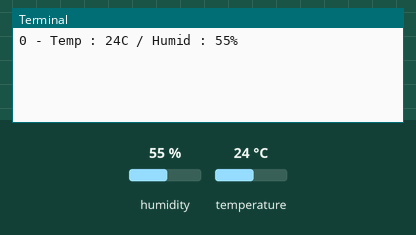
Recording of a program running on a simulated Raspberry Pi (BCM pin numbers). Shown: the last lines printed to the terminal. The inputs (shaded band) are chosen by the test bench; at power-on: humidity 55 %, temperature 24 °C.

Above: at 1.2 s.
1.3 s: humidity set to 22 %
At 3.7 s:
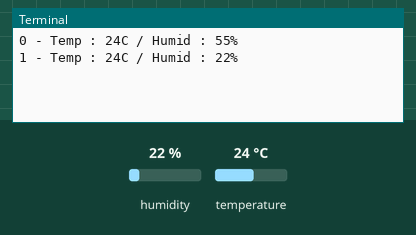
4.3 s: temperature set to 12 °C
At 6.1 s:
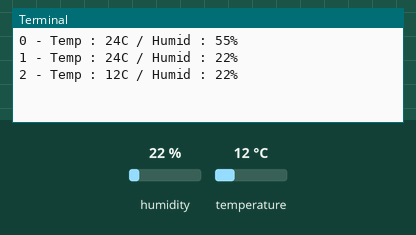
7.3 s: humidity set to 40 %
At 9.7 s:
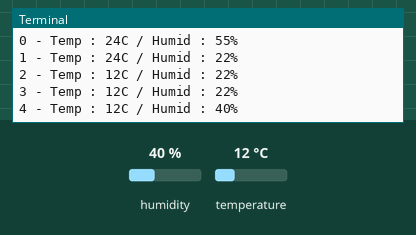
Timing chart, 0 to 11.2 s (numbered marks = the images above; inputs shaded):
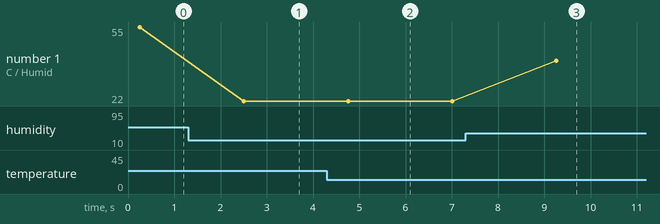

Measured:
- after the input at 1.3 s, the terminal: prints a new line after 1.2 s (image 1)
- after the input at 4.3 s, the terminal: prints a new line after 0.46 s (image 2)
- after the input at 7.3 s, the terminal: prints a new line after 2.0 s (image 3)
- plotted number 1: 55 → 22 after the input at 1.3 s, 22 → 40 after the input at 7.3 s

The program:

aaa.py
```python
# dht11_test.py
import adafruit_dht
import time
import RPi.GPIO as GPIO
import board

log_num = 0
sensor_pin = 25
GPIO.setmode(GPIO.BCM)
GPIO.setup(sensor_pin, GPIO.IN)
dhtDevice = adafruit_dht.DHT11(board.D25) # Problem!!

while (True):
    try:
        temp = dhtDevice.temperature
        humid = dhtDevice.humidity
        print(f'{log_num} - Temp : {temp}C / Humid : {humid}%')
        log_num += 1
        time.sleep(2)
    except RuntimeError as ex:
        print(ex.args[0])
    except KeyboardInterrupt:
        break

dhtDevice.exit()
```
